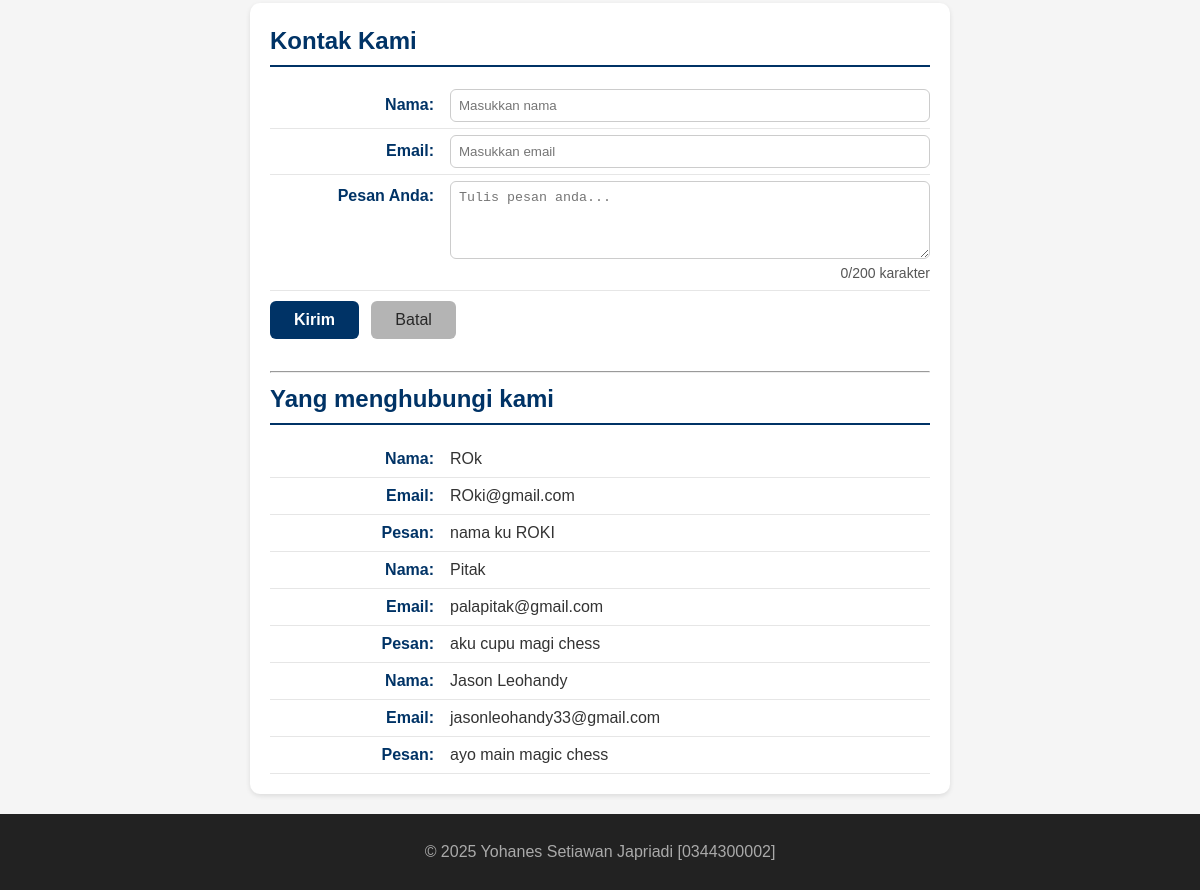
Before: / (lower part) with the older database file.
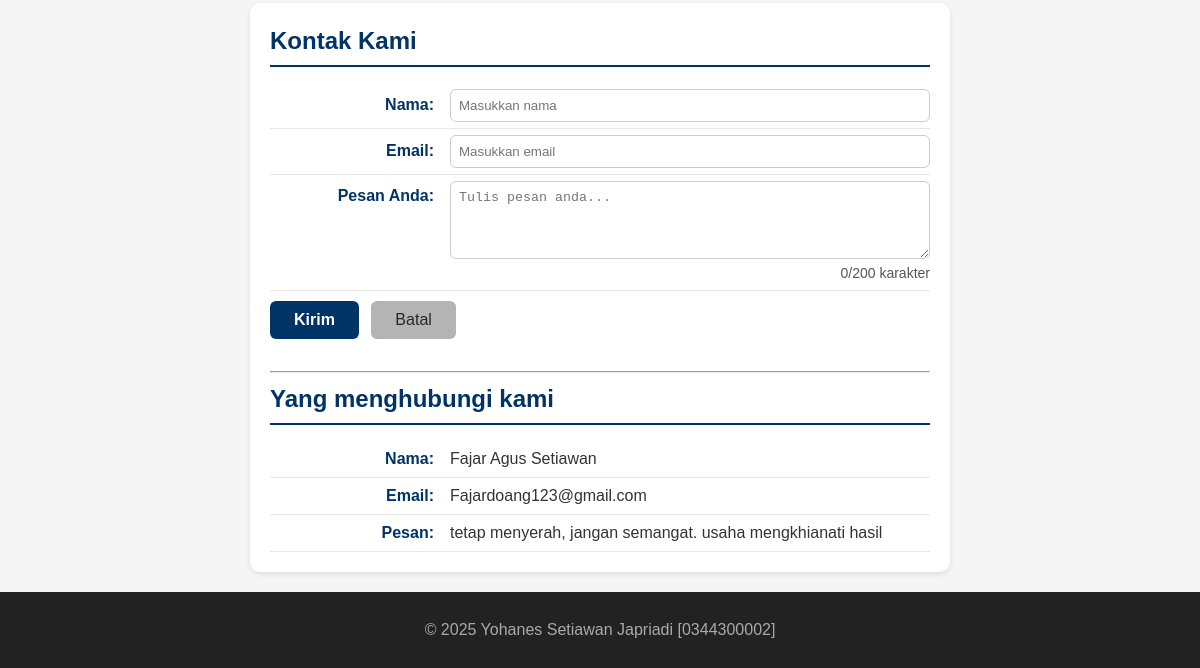
After: the same page with the newer database file.
### tables this page shows
CREATE TABLE `tbl_tamu` (
  `cid` int NOT NULL,
  `cnama` varchar(100) DEFAULT NULL,
  `cemail` varchar(100) DEFAULT NULL,
  `cpesan` text
);

### fungsi.php (the view, shortened to what this page needs)
<?php
function bersihkan($str)
{
  return htmlspecialchars(trim($str));
}
function tampilkanBiodata($conf, $arr)
{
  $html = "";
  foreach ($conf as $k => $v) {
    $label = $v["label"];
    $nilai = bersihkan($arr[$k] ?? '');
    $suffix = $v["suffix"];
    $html .= "<p><strong>{$label}</strong> {$nilai}{$suffix}</p>";
  }
  return $html;
}

### index.php (shortened to what this page needs)
<?php
require_once __DIR__ . '/fungsi.php';
?>
<!DOCTYPE html>
<html lang="en">
<head>
  <link rel="stylesheet" href="style.css">
</head>
<body>
  <main>
    <?php
    $biodata = $_SESSION["biodata"] ?? [];
    $fieldConfig = [
      "nim" => ["label" => "NIM:", "suffix" => ""],
      "nama" => ["label" => "Nama Lengkap:", "suffix" => " &#128526;"],
      "tempat" => ["label" => "Tempat Lahir:", "suffix" => ""],
      "tanggal" => ["label" => "Tanggal Lahir:", "suffix" => ""],
      "hobi" => ["label" => "Hobi:", "suffix" => " &#127926;"],
      "pasangan" => ["label" => "Pasangan:", "suffix" => " &hearts;"],
      "pekerjaan" => ["label" => "Pekerjaan:", "suffix" => " &copy; 2025"],
      "ortu" => ["label" => "Nama Orang Tua:", "suffix" => ""],
      "kakak" => ["label" => "Nama Kakak:", "suffix" => ""],
      "adik" => ["label" => "Nama Adik:", "suffix" => ""],
    ];
    ?>
      <?= tampilkanBiodata($fieldConfig, $biodata) ?>
    <section id="contact">
      <h2>Kontak Kami</h2>
      <form action="proses.php" method="POST">
        <label for="txtNama"><span>Nama:</span>
          <input type="text" id="txtNama" name="txtNama" placeholder="Masukkan nama" required autocomplete="name">
        </label>
        <label for="txtEmail"><span>Email:</span>
          <input type="email" id="txtEmail" name="txtEmail" placeholder="Masukkan email" required autocomplete="email">
        </label>
        <label for="txtPesan"><span>Pesan Anda:</span>
          <textarea id="txtPesan" name="txtPesan" rows="4" placeholder="Tulis pesan anda..." required></textarea>
          <small id="charCount">0/200 karakter</small>
        </label>
        <button type="submit">Kirim</button>
        <button type="reset">Batal</button>
      </form>
      <br>
      <hr>
      <h2>Yang menghubungi kami</h2>
      <?php include 'read_inc.php'; ?>
    </section>
  </main>
  <footer>
    <p>&copy; 2025 Yohanes Setiawan Japriadi [0344300002]</p>
  </footer>
</body>
</html>

### read_inc.php
<?php
require 'koneksi.php';
$fieldcontact = [
      "nama" => ["label" => "Nama:", "suffix" => ""],
      "email" => ["label" => "Email:", "suffix" => ""],
      "pesan" => ["label" => "Pesan:", "suffix" => ""],
    ];
$sql = "SELECT * FROM tbl_tamu ORDER BY cid DESC";
$q = mysqli_query($conn, $sql);
if(!$q) {
    echo "<p>Gagal membaca data tamu: " . htmlspecialchars(mysqli_error($conn)) . "</p>";
}   elseif (mysqli_num_rows($q) === 0) {
    echo "<p>Belum ada data tamu yang tersimpan.</p>";
}   else {
    while ($row = mysqli_fetch_assoc($q)) {
        $arrContact = [
            "nama"   => $row["cnama"] ?? "",
            "email" => $row["cemail"] ?? "",
            "pesan" => $row["cpesan"] ?? "",
        ];
        echo tampilkanBiodata($fieldcontact, $arrContact);
    }
}
?>

### style.css (style rules this page uses)
* { box-sizing: border-box; }
body { margin: 0; font-family: Arial, sans-serif; background: #f5f5f5; color: #333; line-height: 1.5; }
#home, #about, #contact, #biodata { background-color: #ffffff; border-radius: 10px; padding: 20px; max-width: 700px; margin: 20px auto; box-shadow: 0 2px 5px rgba(0, 0, 0, 0.1); }
#home h2, #about h2, #contact h2, #biodata h2 { color: #003366; border-bottom: 2px solid #003366; padding-bottom: 6px; margin-top: 0; margin-bottom: 16px; }
#about p, #contact p, #contact label, #biodata label { display: flex; justify-content: flex-start; align-items: baseline; margin: 0; padding: 6px 0; border-bottom: 1px solid #e6e6e6; }
#about strong, #contact strong, #contact label>span, #biodata label>span { min-width: 180px; color: #003366; font-weight: 600; text-align: right; padding-right: 16px; flex-shrink: 0; }
#contact input, #contact textarea, #biodata input { flex: 1; border: 1px solid #ccc; border-radius: 6px; padding: 8px; color: #000; font-weight: normal; margin: 0; box-sizing: border-box; }
#contact button, #biodata button { margin-top: 10px; display: inline-block; padding: 10px 24px; font-size: 16px; border-radius: 6px; cursor: pointer; border: none; transition: all 0.3s ease; margin-right: 8px; }
#contact button[type="submit"], #biodata button[type="submit"] { background-color: #003366; color: #fff; font-weight: 600; }
#contact button[type="reset"], #biodata button[type="reset"] { background-color: #b4b4b4; color: #272727; font-weight: 500; }
footer { background: #222; color: #aaa; text-align: center; padding: 10px; }

Changed rows visible on the page:
removed tbl_tamu: label "Nama:", cnama "ROk", label "Email:", cemail "ROki@gmail.com", label "Pesan:", cpesan "nama ku ROKI"
removed tbl_tamu: label "Nama:", cnama "Pitak", label "Email:", cemail "palapitak@gmail.com", label "Pesan:", cpesan "aku cupu magi chess"
Other visible differences:
new list line: "Nama: Fajar Agus Setiawan"
new list line: "Email: Fajardoang123@gmail.com"
new list line: "Pesan: tetap menyerah, jangan semangat. usaha mengkhianati hasil"
list line gone: "Nama: Jason Leohandy"
list line gone: "Email: jasonleohandy33@gmail.com"
list line gone: "Pesan: ayo main magic chess"
